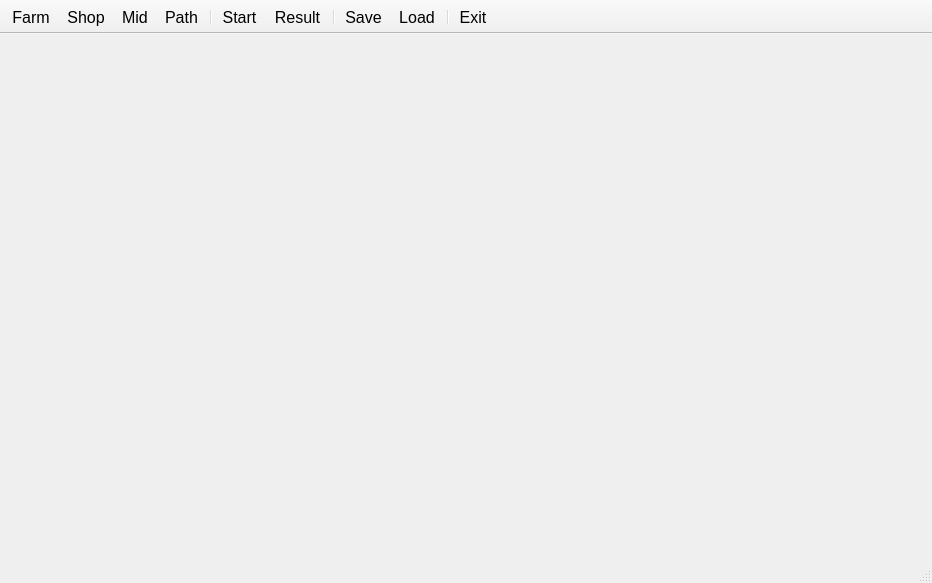
<?xml version="1.0" encoding="UTF-8"?>
<ui version="4.0">
 <class>XMainWindow</class>
 <widget class="QMainWindow" name="XMainWindow">
  <property name="geometry">
   <rect>
    <x>0</x>
    <y>0</y>
    <width>932</width>
    <height>583</height>
   </rect>
  </property>
  <property name="windowTitle">
   <string>Blue Berry Transport Usig Dijkstra</string>
  </property>
  <widget class="QWidget" name="centralWidget"/>
  <widget class="QToolBar" name="mainToolBar">
   <property name="font">
    <font>
     <pointsize>12</pointsize>
    </font>
   </property>
   <property name="movable">
    <bool>false</bool>
   </property>
   <property name="floatable">
    <bool>false</bool>
   </property>
   <attribute name="toolBarArea">
    <enum>TopToolBarArea</enum>
   </attribute>
   <attribute name="toolBarBreak">
    <bool>false</bool>
   </attribute>
   <addaction name="actionFarm"/>
   <addaction name="actionShop"/>
   <addaction name="actionMid"/>
   <addaction name="actionPath"/>
   <addaction name="separator"/>
   <addaction name="actionStart"/>
   <addaction name="actionShow"/>
   <addaction name="separator"/>
   <addaction name="actionSave"/>
   <addaction name="actionLoad"/>
   <addaction name="separator"/>
   <addaction name="actionExit"/>
  </widget>
  <widget class="QStatusBar" name="statusBar"/>
  <action name="actionFarm">
   <property name="checkable">
    <bool>true</bool>
   </property>
   <property name="text">
    <string>Farm</string>
   </property>
  </action>
  <action name="actionShop">
   <property name="checkable">
    <bool>true</bool>
   </property>
   <property name="text">
    <string>Shop</string>
   </property>
  </action>
  <action name="actionMid">
   <property name="checkable">
    <bool>true</bool>
   </property>
   <property name="text">
    <string>Mid</string>
   </property>
  </action>
  <action name="actionPath">
   <property name="checkable">
    <bool>true</bool>
   </property>
   <property name="text">
    <string>Path</string>
   </property>
  </action>
  <action name="actionStart">
   <property name="text">
    <string>Start</string>
   </property>
  </action>
  <action name="actionExit">
   <property name="text">
    <string>Exit</string>
   </property>
  </action>
  <action name="actionSave">
   <property name="text">
    <string>Save</string>
   </property>
  </action>
  <action name="actionLoad">
   <property name="text">
    <string>Load</string>
   </property>
  </action>
  <action name="actionShow">
   <property name="text">
    <string>Result</string>
   </property>
  </action>
 </widget>
 <layoutdefault spacing="6" margin="11"/>
 <resources/>
 <connections>
  <connection>
   <sender>actionExit</sender>
   <signal>triggered()</signal>
   <receiver>XMainWindow</receiver>
   <slot>close()</slot>
   <hints>
    <hint type="sourcelabel">
     <x>-1</x>
     <y>-1</y>
    </hint>
    <hint type="destinationlabel">
     <x>465</x>
     <y>291</y>
    </hint>
   </hints>
  </connection>
 </connections>
</ui>
